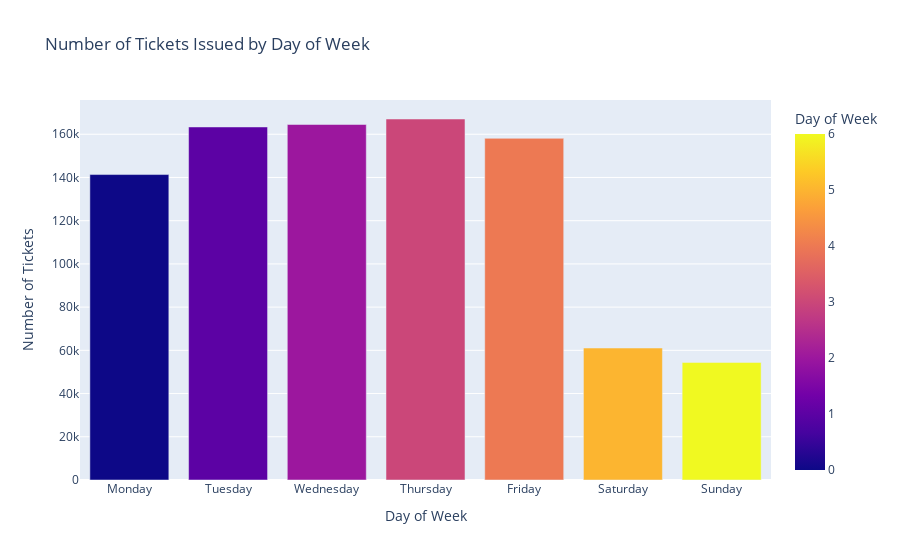

The notebook cell this image was saved under:
### Code cell
fig = px.bar(tickets_by_day, x='Day of Week',y='count', color='Day of Week',
             title='Number of Tickets Issued by Day of Week',
             labels={'count': 'Number of Tickets'})
fig.update_layout(
    xaxis=dict(
        tickmode='array',
        tickvals=[0, 1, 2, 3, 4, 5, 6],
        ticktext=['Monday', 'Tuesday', 'Wednesday', 'Thursday', 'Friday', 'Saturday', 'Sunday']
    )
)
fig

### Figure 1 — Plotly figure (JSON) as saved in the notebook; plotly's stock layout.template omitted (floating-point values rounded to 4 significant figures)
{"data": [{"alignmentgroup": "True", "hovertemplate": "Day of Week=%{marker.color}<br>Number of Tickets=%{y}<extra></extra>", "legendgroup": "", "marker": {"color": [3, 2, 1, 4, 0, 5, 6], "coloraxis": "coloraxis", "pattern": {"shape": ""}}, "name": "", "offsetgroup": "", "orientation": "v", "showlegend": false, "textposition": "auto", "x": [3, 2, 1, 4, 0, 5, 6], "xaxis": "x", "y": [167057, 164516, 163375, 158115, 141352, 61072, 54430], "yaxis": "y", "type": "bar"}], "layout": {"xaxis": {"anchor": "y", "domain": [0.0, 1.0], "title": {"text": "Day of Week"}, "tickmode": "array", "tickvals": [0, 1, 2, 3, 4, 5, 6], "ticktext": ["Monday", "Tuesday", "Wednesday", "Thursday", "Friday", "Saturday", "Sunday"]}, "yaxis": {"anchor": "x", "domain": [0.0, 1.0], "title": {"text": "Number of Tickets"}}, "coloraxis": {"colorbar": {"title": {"text": "Day of Week"}}, "colorscale": [[0.0, "#0d0887"], [0.1111, "#46039f"], [0.2222, "#7201a8"], [0.3333, "#9c179e"], [0.4444, "#bd3786"], [0.5556, "#d8576b"], [0.6667, "#ed7953"], [0.7778, "#fb9f3a"], [0.8889, "#fdca26"], [1.0, "#f0f921"]]}, "legend": {"tracegroupgap": 0}, "title": {"text": "Number of Tickets Issued by Day of Week"}, "barmode": "relative"}}
